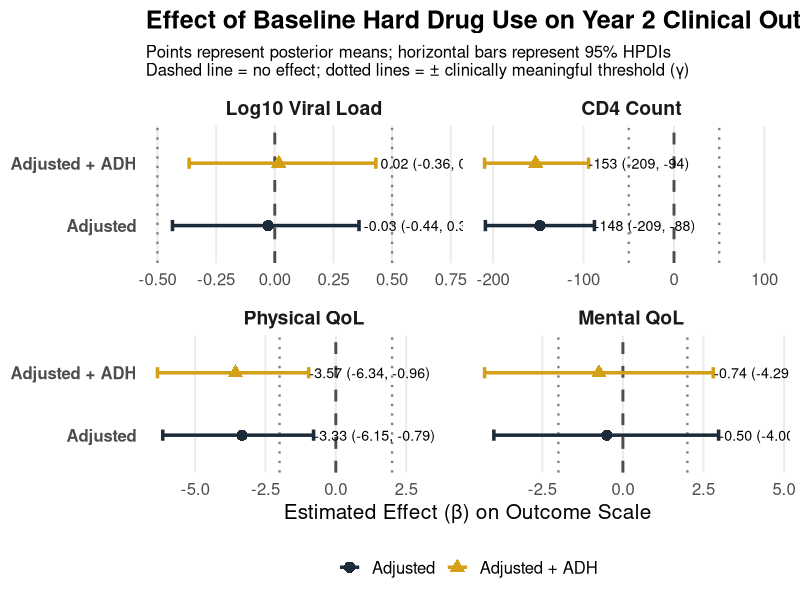

Source code (R):
## ---- chunk 1
knitr::opts_chunk$set(echo = TRUE)
## ---- chunk 2
library(tidyverse)

# -----------------------------
# Data
# -----------------------------
df_forest <- tribble(
  ~Outcome, ~Model, ~beta_mean, ~hdi_low, ~hdi_high, ~gamma,
  "Log10 Viral Load", "Adjusted",        -0.028,   -0.436,   0.359, 0.5,
  "Log10 Viral Load", "Adjusted + ADH",   0.017,   -0.365,   0.431, 0.5,
  "CD4 Count",        "Adjusted",      -148.399, -208.554, -87.992, 50,
  "CD4 Count",        "Adjusted + ADH", -152.973, -209.429, -94.478, 50,
  "Physical QoL",     "Adjusted",        -3.332,   -6.150,  -0.790, 2,
  "Physical QoL",     "Adjusted + ADH",  -3.567,   -6.339,  -0.964, 2,
  "Mental QoL",       "Adjusted",        -0.497,   -4.002,   2.968, 2,
  "Mental QoL",       "Adjusted + ADH",  -0.742,   -4.290,   2.803, 2
) %>%
  mutate(
    Outcome = factor(Outcome,
                     levels = c("Log10 Viral Load",
                                "CD4 Count",
                                "Physical QoL",
                                "Mental QoL")),
    Model = factor(Model,
                   levels = c("Adjusted", "Adjusted + ADH")),
    label = case_when(
      Outcome == "CD4 Count" ~ sprintf("%.0f (%.0f, %.0f)",
                                       beta_mean, hdi_low, hdi_high),
      TRUE ~ sprintf("%.2f (%.2f, %.2f)",
                     beta_mean, hdi_low, hdi_high)
    )
  )

# -----------------------------
# Custom Professional Colors
# -----------------------------
navy  <- "#1C2A39"   # deep navy blue
gold  <- "#D4A017"   # warm muted gold

# -----------------------------
# Plot
# -----------------------------
p <- ggplot(df_forest,
            aes(x = beta_mean,
                y = Model,
                color = Model,
                shape = Model)) +

  # Zero (no effect) line
  geom_vline(xintercept = 0,
             linetype = "dashed",
             linewidth = 1,
             color = "grey30") +

  # Clinical threshold lines (±gamma)
  geom_vline(aes(xintercept =  gamma),
             linetype = "dotted",
             linewidth = 0.8,
             color = "grey50") +
  geom_vline(aes(xintercept = -gamma),
             linetype = "dotted",
             linewidth = 0.8,
             color = "grey50") +

  # HPDI interval
  geom_errorbarh(aes(xmin = hdi_low, xmax = hdi_high),
                 height = 0.18,
                 linewidth = 1.2) +

  # Posterior mean point
  geom_point(size = 3.5) +

  # Numeric annotation
  geom_text(aes(label = label,
                x = hdi_high),
            nudge_x = 0.02,
            hjust = 0,
            size = 3.6,
            color = "black",
            show.legend = FALSE) +

  facet_wrap(~ Outcome,
             scales = "free_x",
             ncol = 2) +

  scale_color_manual(values = c("Adjusted" = navy,
                                "Adjusted + ADH" = gold)) +

  scale_shape_manual(values = c(16, 17)) +

  scale_x_continuous(expand = expansion(mult = c(0.05, 0.30))) +

  labs(
    title = "Effect of Baseline Hard Drug Use on Year 2 Clinical Outcomes",
    subtitle = "Points represent posterior means; horizontal bars represent 95% HPDIs\nDashed line = no effect; dotted lines = ± clinically meaningful threshold (γ)",
    x = "Estimated Effect (β) on Outcome Scale",
    y = NULL
  ) +

  theme_minimal(base_size = 15) +
  theme(
    plot.title = element_text(face = "bold", size = 18),
    plot.subtitle = element_text(size = 12),
    strip.text = element_text(face = "bold", size = 14),
    axis.text.y = element_text(face = "bold"),
    panel.grid.minor = element_blank(),
    panel.grid.major.y = element_blank(),
    legend.position = "bottom",
    legend.title = element_blank()
  )

p
